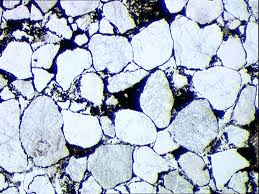
#> input picture src/OpenCV/thinsection_image1.jpeg, 259 x 194 px
$ jupyter execute GrainSize_Analysis.ipynb
#> lines starting #> are read from the running program, lines starting #| are printed output that depends on the picture; after the words box and inside, x2 and y2 are one past the last pixel; in counts of white or black regions, pixels touching at a corner belong together
[SOURCE](https://www.youtube.com/watch?v=g3OZJ6skE_U)

[cell 1]
import cv2 as cv
import numpy as np
from matplotlib import pyplot as plt
from scipy import ndimage
from skimage import io, color, measure

[cell 2]
# Step1

imgp = r'thinsection_image1.jpeg'
img = cv.imread(imgp)
#> img is the input picture: shape (194, 259, 3); mean B, G, R 201.6, 185.6, 175.5
img_g = cv.imread(imgp, 0)
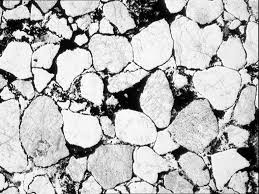
#> img_g: shape (194, 259); min 0, max 255, mean 184.6
# img_g = cv.imread(img, 0)
# cv.imshow("Original", img)
cv.imshow("Gray", img_g)
pixel_to_micro = 0.5  #

# Step 2
# plt.hist(img_g.flat, bins=100, range=(0,255))
ret, thresh = cv.threshold(img_g, 0, 255, cv.THRESH_BINARY+cv.THRESH_OTSU)
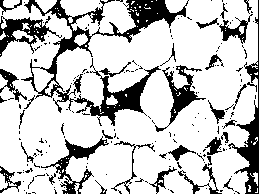
#> thresh: shape (194, 259); 77.9% white; 175 black regions (141 under 20 px), largest, box (x1, y1, x2, y2) and area: (21, 0, 189, 126) 4121, (228, 0, 259, 194) 1279, (0, 16, 62, 57) 868
#> ret = 135

cv.imshow("Threshold", thresh)

cv.waitKey(0)
cv.destroyAllWindows()

$ run again, with src/OpenCV/apple_600x600.jpg copied over src/OpenCV/thinsection_image1.jpeg
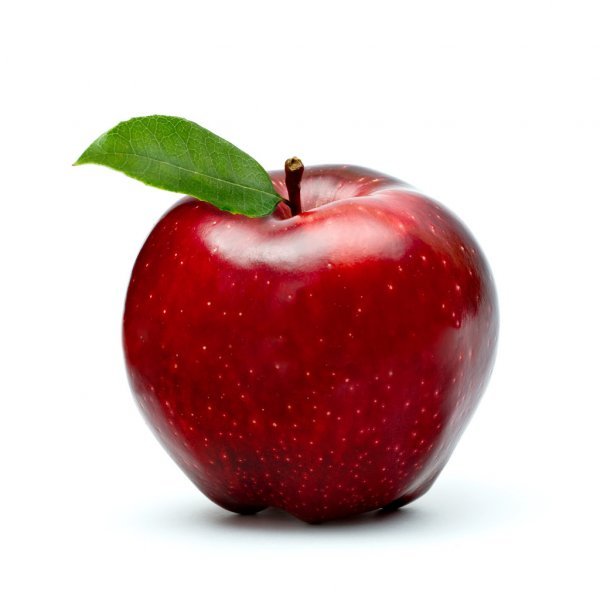
#> input picture src/OpenCV/apple_600x600.jpg, 600 x 600 px
#> img is the input picture: shape (600, 600, 3); mean B, G, R 182.9, 185, 212.8
#> `img_g = cv.imread(imgp, 0)`:
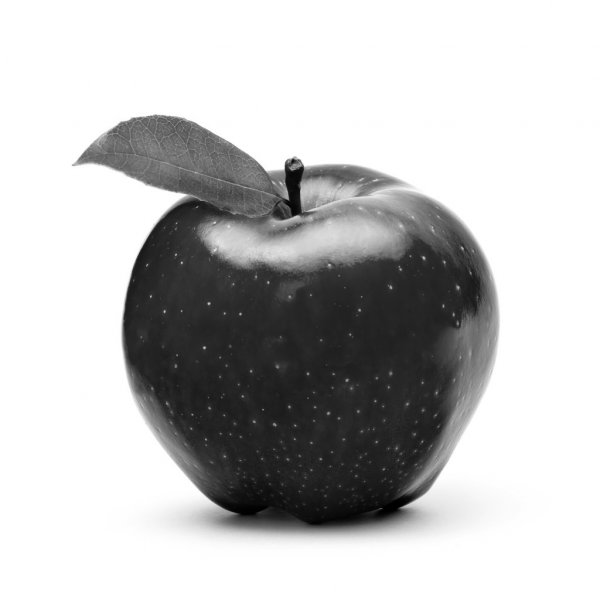
#> img_g: shape (600, 600); min 0, max 255, mean 193
#> `ret, thresh = cv.threshold(img_g, 0, 255, cv.THRESH_BINARY+cv.THRESH_O..`:
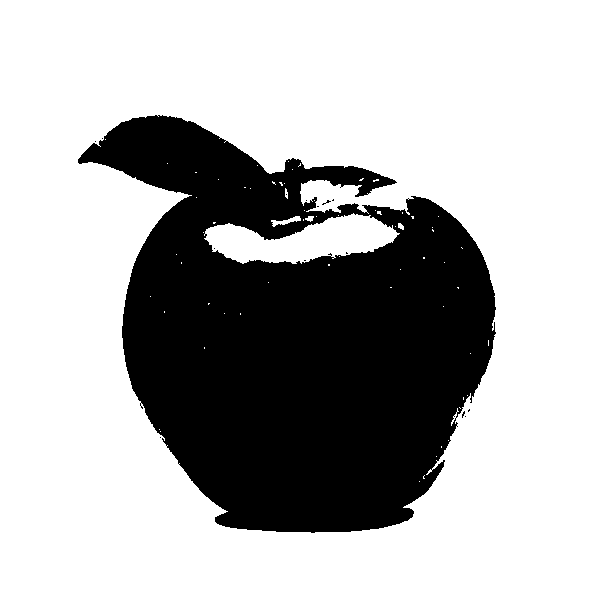
#> thresh: shape (600, 600); 69.9% white; 15 black regions (14 under 20 px), largest, box (x1, y1, x2, y2) and area: (78, 115, 496, 533) 108157
#> ret = 154
